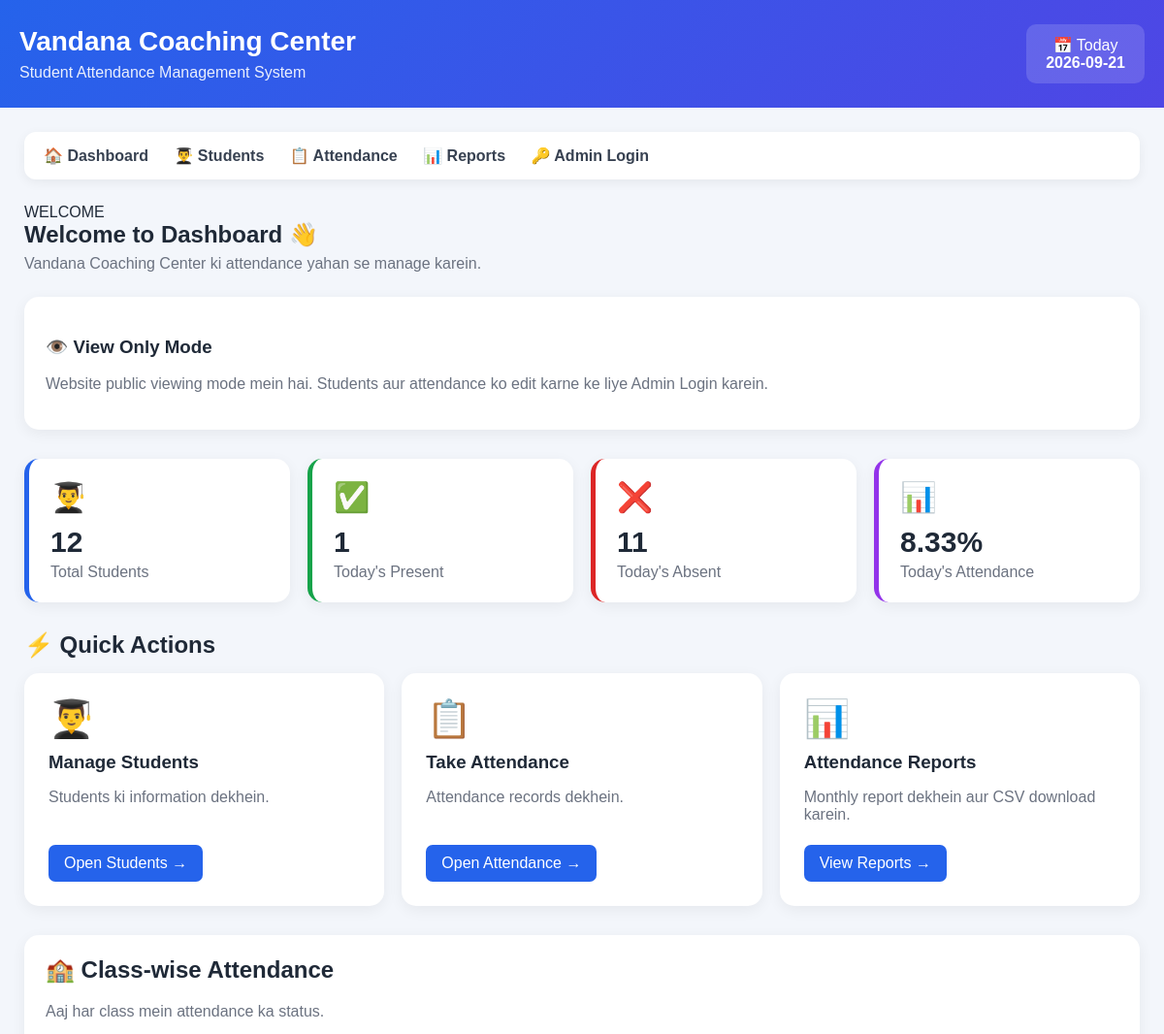
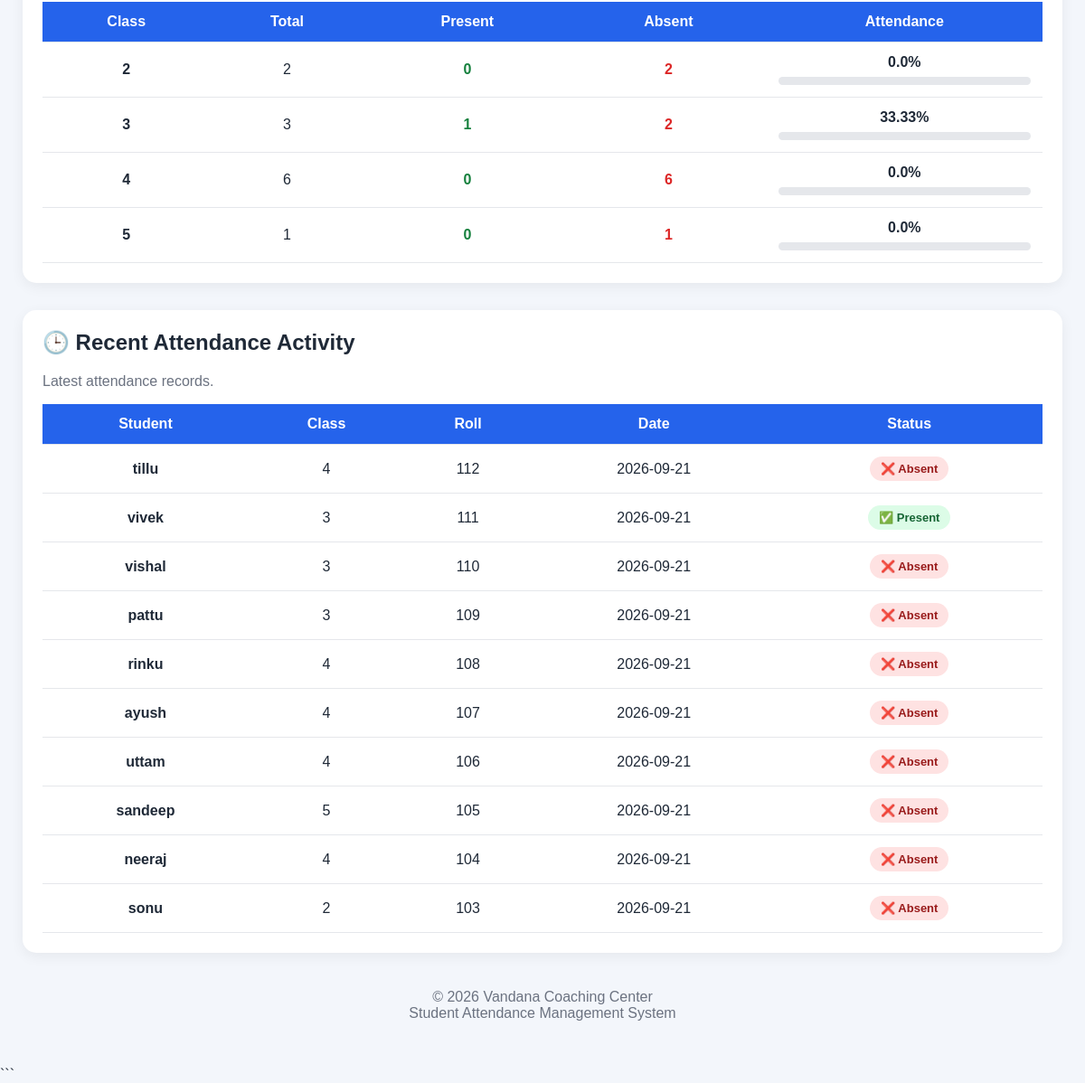
The page / on the database its author committed (2 pictures, top to bottom).
### tables this page shows
CREATE TABLE attendance (
            id INTEGER PRIMARY KEY AUTOINCREMENT,
            student_id INTEGER NOT NULL,
            attendance_date TEXT NOT NULL,
            status TEXT NOT NULL,
            FOREIGN KEY (student_id) REFERENCES students(id)
        );

CREATE TABLE students (
            id INTEGER PRIMARY KEY AUTOINCREMENT,
            name TEXT NOT NULL,
            class_name TEXT NOT NULL,
            roll_number TEXT
        , guardian_name TEXT, guardian_phone TEXT, section TEXT);

### app.py (the view)
@app.route("/")
def home():
    if session.get("role") == "student":
        return redirect(
            url_for("student_portal")
        )
    today = date.today().isoformat()
    conn = get_db_connection()
    total_students = conn.execute("""
        SELECT COUNT(*) AS count
        FROM students
    """).fetchone()["count"]
    present_today = conn.execute("""
        SELECT COUNT(*) AS count
        FROM attendance
        WHERE attendance_date = ?
        AND status = 'Present'
    """, (
        today,
    )).fetchone()["count"]
    absent_today = conn.execute("""
        SELECT COUNT(*) AS count
        FROM attendance
        WHERE attendance_date = ?
        AND status = 'Absent'
    """, (
        today,
    )).fetchone()["count"]
    total_today = (
        present_today +
        absent_today
    )
    if total_today > 0:
        attendance_percentage = round(
            (present_today / total_today) * 100,
            2
        )
    else:
        attendance_percentage = 0
    class_data = conn.execute("""
        SELECT
            students.class_name,

            COUNT(attendance.id) AS total,

            SUM(
                CASE
                    WHEN attendance.status = 'Present'
                    THEN 1
                    ELSE 0
                END
            ) AS present

        FROM students

        LEFT JOIN attendance
        ON students.id = attendance.student_id
        AND attendance.attendance_date = ?

        GROUP BY students.class_name

        ORDER BY students.class_name
    """, (
        today,
    )).fetchall()
    class_attendance = []
    for row in class_data:
        total = row["total"] or 0
        present = row["present"] or 0
        if total > 0:
            percentage = round(
                (present / total) * 100,
                2
            )
        else:
            percentage = 0
        class_attendance.append({
            "class_name":
                row["class_name"],
            "total":
                total,
            "present":
                present,
            "absent":
                total - present,
            "percentage":
                percentage
        })
    recent_attendance = conn.execute("""
        SELECT
            students.name,
            students.class_name,
            students.roll_number,
            attendance.attendance_date,
            attendance.status

        FROM attendance

        JOIN students
        ON students.id = attendance.student_id

        ORDER BY attendance.id DESC

        LIMIT 10
    """).fetchall()
    conn.close()
    return render_template(
        "index.html",
        total_students=total_students,
        present_today=present_today,
        absent_today=absent_today,
        attendance_percentage=
            attendance_percentage,
        class_attendance=
            class_attendance,
        recent_attendance=
            recent_attendance,
        today=today
    )

### templates/index.html (shortened to what this page needs)
<!DOCTYPE html>
<html lang="en">
<head>
    <link rel="stylesheet" href="{{ url_for('static', filename='style.css') }}">
</head>
<body>
    <div class="header">
        <div class="header-content">
            <div>
                <h1>
                    Vandana Coaching Center
                </h1>
                <p>
                    Student Attendance Management System
                </p>
            </div>
            <div class="date-box">
                📅 Today
                <br>
                <strong>
                    {{ today }}
                </strong>
            </div>
        </div>
    </div>
    <div class="container">
        <div class="nav">
            <a href="/">
                🏠 Dashboard
            </a>
            <a href="/students">
                👨‍🎓 Students
            </a>
            <a href="/attendance">
                📋 Attendance
            </a>
            <a href="/reports">
                📊 Reports
            </a>
            {% if session.get("admin_logged_in") %}
                <a href="/logout">
                    🔒 Logout
                </a>
            {% else %}
                <a href="/login">
                    🔑 Admin Login
                </a>
            {% endif %}
        </div>
        WELCOME
        <div class="welcome">
            <h2>
                Welcome to Dashboard 👋
            </h2>
            <p>
                Vandana Coaching Center ki attendance yahan se manage karein.
            </p>
        </div>
        <div class="card">
            {% if session.get("admin_logged_in") %}
                <h3>
                    🔐 Admin Mode Active
                </h3>
                <p>
                    Aap admin ke roop mein logged in hain.
                    Ab aap students aur attendance manage kar sakte hain.
                </p>
            {% else %}
                <h3>
                    👁️ View Only Mode
                </h3>
                <p>
                    Website public viewing mode mein hai.
                    Students aur attendance ko edit karne ke liye Admin Login karein.
                </p>
            {% endif %}
        </div>
        <div class="stats">
            <div class="stat-card">
                <div class="stat-icon">
                    👨‍🎓
                </div>
                <h3>
                    {{ total_students }}
                </h3>
                <p>
                    Total Students
                </p>
            </div>
            <div class="stat-card present">
                <div class="stat-icon">
                    ✅
                </div>
                <h3>
                    {{ present_today }}
                </h3>
                <p>
                    Today's Present
                </p>
            </div>
            <div class="stat-card absent">
                <div class="stat-icon">
                    ❌
                </div>
                <h3>
                    {{ absent_today }}
                </h3>
                <p>
                    Today's Absent
                </p>
            </div>
            <div class="stat-card percentage">
                <div class="stat-icon">
                    📊
                </div>
                <h3>
                    {{ attendance_percentage }}%
                </h3>
                <p>
                    Today's Attendance
                </p>
            </div>
        </div>
        <h2 class="section-title">
            ⚡ Quick Actions
        </h2>
        <div class="actions">
            <a href="/students" class="action-card">
                <div class="action-icon">
                    👨‍🎓
                </div>
                <h3>
                    Manage Students
                </h3>
                <p>
                    {% if session.get("admin_logged_in") %}
                        Students add, edit, search aur delete karein.
                    {% else %}
                        Students ki information dekhein.
                    {% endif %}
                </p>
                <span class="action-btn">
                    Open Students →
                </span>
            </a>
            <a href="/attendance" class="action-card">
                <div class="action-icon">
                    📋
                </div>
                <h3>
                    Take Attendance
                </h3>
                <p>
                    {% if session.get("admin_logged_in") %}
                        Students ki daily Present/Absent attendance lagayein.
                    {% else %}
                        Attendance records dekhein.
                    {% endif %}
                </p>
                <span class="action-btn">
                    Open Attendance →
                </span>
            </a>
            <a href="/reports" class="action-card">
                <div class="action-icon">
                    📊
                </div>
                <h3>
                    Attendance Reports
                </h3>
                <p>
                    Monthly report dekhein aur CSV download karein.
                </p>
                <span class="action-btn">
                    View Reports →
                </span>
            </a>
        </div>
        <div class="card">
            <h2>
                🏫 Class-wise Attendance
            </h2>
            <p>
                Aaj har class mein attendance ka status.
            </p>
            <div class="table-wrapper">
                <table>
                    <thead>
                        <tr>
                            <th>
                                Class
                            </th>
                            <th>
                                Total
                            </th>
                            <th>
                                Present
                            </th>
                            <th>
                                Absent
                            </th>
                            <th>
                                Attendance
                            </th>
                        </tr>
                    </thead>
                    <tbody>
                        {% if class_attendance %}
                            {% for item in class_attendance %}
                            <tr>
                                <td>
                                    <strong>
                                        {{ item.class_name }}
                                    </strong>
                                </td>
                                <td>
                                    {{ item.total }}
                                </td>
                                <td class="present-badge">
                                    {{ item.present }}
                                </td>
                                <td class="absent-badge">
                                    {{ item.absent }}
                                </td>
                                <td>
                                    <strong>
                                        {{ item.percentage }}%
                                    </strong>
                                    <div class="progress">
                                    </div>
                                </td>
                            </tr>
                            {% endfor %}
                        {% else %}
                            <tr>
                                <td colspan="5">
                                    Aaj ki attendance abhi record nahi hui.
                                </td>
                            </tr>
                        {% endif %}
                    </tbody>
                </table>
            </div>
        </div>
        <div class="card">
            <h2>
                🕒 Recent Attendance Activity
            </h2>
            <p>
                Latest attendance records.
            </p>
            <div class="table-wrapper">
                <table>
                    <thead>
                        <tr>
                            <th>
                                Student
                            </th>
                            <th>
                                Class
                            </th>
                            <th>
                                Roll
                            </th>
                            <th>
                                Date
                            </th>
                            <th>
                                Status
                            </th>
                        </tr>
                    </thead>
                    <tbody>
                        {% if recent_attendance %}
                            {% for item in recent_attendance %}
                            <tr>
                                <td>
                                    <strong>
                                        {{ item.name }}
                                    </strong>
                                </td>
                                <td>
                                    {{ item.class_name }}
                                </td>
                                <td>
                                    {{ item.roll_number }}
                                </td>
                                <td>
                                    {{ item.attendance_date }}
                                </td>
                                <td>
                                    {% if item.status == "Present" %}
                                        <span class="status status-present">
                                            ✅ Present
                                        </span>
                                    {% else %}
                                        <span class="status status-absent">
                                            ❌ Absent
                                        </span>
                                    {% endif %}
                                </td>
                            </tr>
                            {% endfor %}
                        {% else %}
                            <tr>
                                <td colspan="5">
                                    Abhi attendance records nahi hain.
                                </td>
                            </tr>
                        {% endif %}
                    </tbody>
                </table>
            </div>
        </div>
        <div class="footer">
            © 2026 Vandana Coaching Center
            <br>
            Student Attendance Management System
        </div>
    </div>
</body>
</html>

### rows shown on the page
attendance: name "tillu", class_name "4", roll_number "112", attendance_date "2026-09-21", status "❌ Absent"
attendance: name "vivek", class_name "3", roll_number "111", attendance_date "2026-09-21", status "✅ Present"
attendance: name "vishal", class_name "3", roll_number "110", attendance_date "2026-09-21", status "❌ Absent"
attendance: name "pattu", class_name "3", roll_number "109", attendance_date "2026-09-21", status "❌ Absent"
attendance: name "rinku", class_name "4", roll_number "108", attendance_date "2026-09-21", status "❌ Absent"
attendance: name "ayush", class_name "4", roll_number "107", attendance_date "2026-09-21", status "❌ Absent"
attendance: name "uttam", class_name "4", roll_number "106", attendance_date "2026-09-21", status "❌ Absent"
attendance: name "sandeep", class_name "5", roll_number "105", attendance_date "2026-09-21", status "❌ Absent"
attendance: name "neeraj", class_name "4", roll_number "104", attendance_date "2026-09-21", status "❌ Absent"
attendance: name "sonu", class_name "2", roll_number "103", attendance_date "2026-09-21", status "❌ Absent"

### other values the page prints
{{ today }} "2026-09-21"
{{ total_students }} "12"
{{ present_today }} "1"
{{ absent_today }} "11"
{{ attendance_percentage }} "8.33"
{{ item.class_name }} "2" "3" "4" "5"
{{ item.total }} "2" "3" "6" "1"
{{ item.present }} "0" "1" "0" "0"
{{ item.absent }} "2" "2" "6" "1"
{{ item.percentage }} "0.0" "33.33" "0.0" "0.0"
